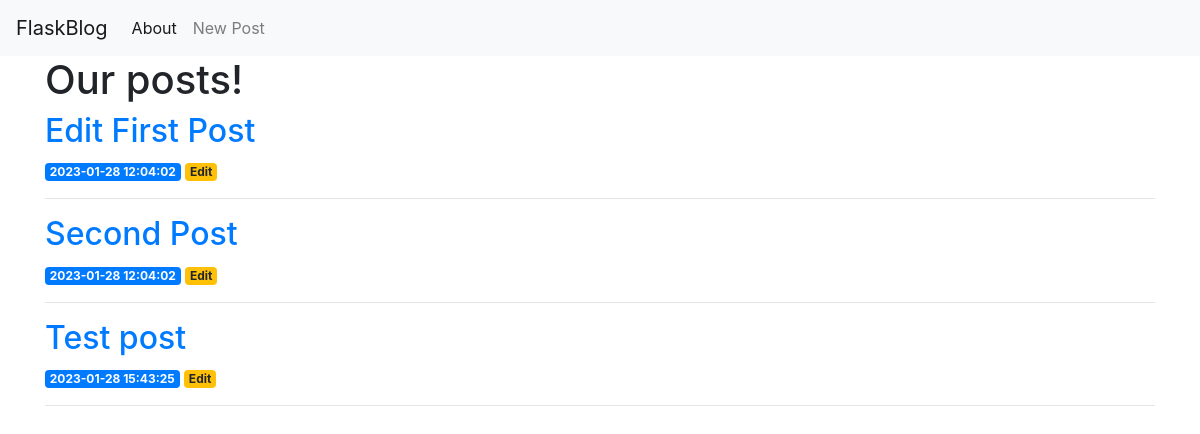
The page /index on the database as committed earlier.
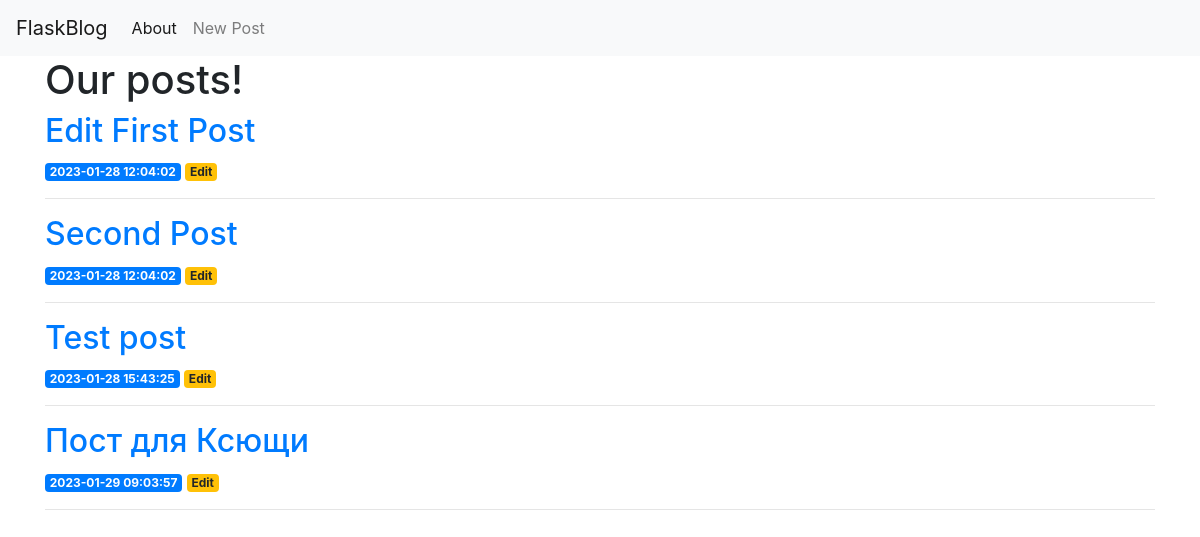
The same page on the database as committed later.
### tables this page shows
CREATE TABLE posts (
    id INTEGER PRIMARY KEY AUTOINCREMENT,
    created TIMESTAMP NOT NULL DEFAULT CURRENT_TIMESTAMP,
    title TEXT NOT NULL,
    content TEXT NOT NULL
);

### app.py (the view)
@app.route('/')
@app.route('/index')
def index():
    conn = get_db_connection()
    posts = conn.execute('SELECT * FROM posts').fetchall()
    conn.close()
    return render_template(
        "index.html",
        title="Main page",
        posts=posts
    )

### app.py (called while the page is built)
def get_db_connection():
    conn = sqlite3.connect('database.db')
    conn.row_factory = sqlite3.Row
    return conn

### templates/index.html
{% extends "base.html" %}
{% block content %}
<h1>Our posts!</h1>
{% for post in posts %}
    <a href="{{ url_for('post', post_id=post['id']) }}">
            <h2>{{ post['title'] }}</h2>
        </a>
        <span class="badge badge-primary">{{ post['created'] }}</span>
    <a href="{{ url_for('edit', post_id=post['id']) }}">
        <span class="badge badge-warning">Edit</span>
    </a>
        <hr>
{% endfor %}
{% endblock %}

### templates/base.html (shortened to what this page needs)
<!doctype html>
<html lang="en">
  <head>
    <link rel="stylesheet" href="https://stackpath.bootstrapcdn.com/bootstrap/4.3.1/css/bootstrap.min.css">
  </head>
  <body>
    <nav class="navbar navbar-expand-md navbar-light bg-light">
        <a class="navbar-brand" href="{{ url_for('index')}}">FlaskBlog</a>
        <div class="collapse navbar-collapse" id="navbarNav">
            <ul class="navbar-nav">
            <li class="nav-item active">
                <a class="nav-link" href="#">About</a>
            </li>
            <li>
                <a class="nav-link" href="{{ url_for('create') }}">New Post</a>
            </li>
            </ul>
        </div>
    </nav>
    <div class="container">
        {% block content %} {% endblock %}
    </div>
  </body>
</html>

Rows that differ between the two databases and show on the page:
added posts: title "Пост для Ксющи", created "2023-01-29 09:03:57"
